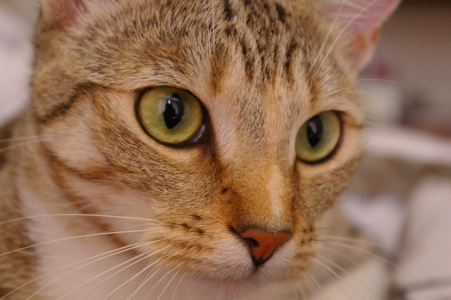
#> input picture skimage.data.chelsea(), 451 x 300 px
$ jupyter execute 0_color_and_exposure.ipynb   (shell and % lines are left out)
#> lines starting #> are read from the running program, lines starting #| are printed output that depends on the picture
### lectures/skdemo/_skdemo.py
from __future__ import division

import numpy as np
import matplotlib.pyplot as plt
from mpl_toolkits import axes_grid1 # For colorbars

from scipy.ndimage import grey_dilation

from skimage import img_as_float
from skimage import color
from skimage import exposure
from skimage.util.dtype import dtype_limits

from matplotlib.colors import NoNorm, BoundaryNorm, ListedColormap
from matplotlib import cm
from matplotlib.cm import ScalarMappable, get_cmap


__all__ = ['imshow_all', 'imshow_with_histogram', 'mean_filter_demo',
           'mean_filter_interactive_demo', 'plot_cdf', 'plot_histogram',
           'colorbars','add_colorbar','match_axes_height',
           'scatter_matrix', 'force_integer_ticks',
           'discrete_cmap', 'discrete_colorbar',
           'show_segmentation', 'show_features']


# Gray-scale images should actually be gray!
plt.rcParams['image.cmap'] = 'gray'


#--------------------------------------------------------------------------
#  Custom `imshow` functions
#--------------------------------------------------------------------------

# [17 lines left out: function imshow_rgb_shifted, not called in this run]


def imshow_all(*images, **kwargs):
    """ Plot a series of images side-by-side.

    Convert all images to float so that images have a common intensity range.

    Parameters
    ----------
    limits : str
        Control the intensity limits. By default, 'image' is used set the
        min/max intensities to the min/max of all images. Setting `limits` to
        'dtype' can also be used if you want to preserve the image exposure.
    titles : list of str
        Titles for subplots. If the length of titles is less than the number
        of images, empty strings are appended.
    kwargs : dict
        Additional keyword-arguments passed to `imshow`.
    """
    images = [img_as_float(img) for img in images]

    titles = kwargs.pop('titles', [])
    if len(titles) != len(images):
        titles = list(titles) + [''] * (len(images) - len(titles))

    limits = kwargs.pop('limits', 'image')
    if limits == 'image':
        kwargs.setdefault('vmin', min(img.min() for img in images))
        kwargs.setdefault('vmax', max(img.max() for img in images))
    elif limits == 'dtype':
        vmin, vmax = dtype_limits(images[0])
        kwargs.setdefault('vmin', vmin)
        kwargs.setdefault('vmax', vmax)

    nrows, ncols = kwargs.get('shape', (1, len(images)))

    size = nrows * kwargs.pop('size', 5)
    width = size * len(images)
    if nrows > 1:
        width /= nrows * 1.33
    fig, axes = plt.subplots(nrows=nrows, ncols=ncols, figsize=(width, size))
    for ax, img, label in zip(axes.ravel(), images, titles):
        ax.imshow(img, **kwargs)
        ax.set_title(label)


def imshow_with_histogram(image, xlim=None, **kwargs):
    """ Plot an image side-by-side with its histogram.

    - Plot the image next to the histogram
    - Plot each RGB channel separately (if input is color)
    - Automatically flatten channels
    - Select reasonable bins based on the image's dtype

    See `plot_histogram` for information on how the histogram is plotted.
    """
    width, height = plt.rcParams['figure.figsize']
    fig, (ax_image, ax_hist) = plt.subplots(ncols=2, figsize=(2*width, height))

    kwargs.setdefault('cmap', plt.cm.gray)
    ax_image.imshow(image, **kwargs)
    plot_histogram(image, ax=ax_hist, xlim=xlim)

    # pretty it up
    ax_image.set_axis_off()
    match_axes_height(ax_image, ax_hist)
    return ax_image, ax_hist


#--------------------------------------------------------------------------
#  Helper functions
#--------------------------------------------------------------------------

def add_colorbar(im, aspect=20, pad_fraction=0.5, **kwargs):
    """Add a vertical color bar to an image plot.

    See https://stackoverflow.com/a/33505522"""
    divider = axes_grid1.make_axes_locatable(im.axes)
    width = axes_grid1.axes_size.AxesY(im.axes, aspect=1./aspect)
    pad = axes_grid1.axes_size.Fraction(pad_fraction, width)
    current_ax = plt.gca()
    cax = divider.append_axes("right", size=width, pad=pad)
    plt.sca(current_ax)
    return im.axes.figure.colorbar(im, cax=cax, **kwargs)

def colorbars(axes=None, fig=None, return_handles=False,
              aspect=20, pad_fraction=0.5, **kwargs):
    """
    Add colorbars to all axes that contain an image
    `axes`: axes to which colorbars will be added
            Axes object, list of Axes or array of Axes
    `fig`: if `axes` is None, figure from which to extract axes
         if both `axes` and `fig` are None, apply to current figure
    `return_handles`: if True, returns a list of Colorbar objects
    `aspect`: aspect ratio of the colorbar (default 20)
    `pad_fraction`: space between image and colorbar (default 0.5)
    `**kwargs`: other parameters passed to `plt.colorbar`
    """
    if (axes is None):
        if (fig is None):
            fig = plt.gcf()
        axes=fig.axes
    if (type(axes) is list or type(axes) is np.ndarray):
        cbars=[]
        for ax in axes:
            cb = colorbars(ax, return_handles=True,
                           aspect=aspect, pad_fraction=pad_fraction,
                           **kwargs)
            cbars.extend(cb)
    else:
        imgs=axes.images
        if (len(imgs)>0):
            #return [plt.colorbar(imgs[0],ax=axes)] # Use first image from the axes
            cbars=[add_colorbar(imgs[0],aspect=aspect, pad_fraction=pad_fraction, **kwargs)]
        else:
            cbars=[]
    if return_handles:
        return cbars
    else:
        return

def match_axes_height(ax_src, ax_dst):
    """ Match the axes height of two axes objects.

    The height of `ax_dst` is synced to that of `ax_src`.
    """
    # HACK: plot geometry isn't set until the plot is drawn
    plt.draw()
    dst = ax_dst.get_position()
    src = ax_src.get_position()
    ax_dst.set_position([dst.xmin, src.ymin, dst.width, src.height])


def plot_cdf(image, ax=None, xlim=None):
    img_cdf, bins = exposure.cumulative_distribution(image)
    ax.plot(bins, img_cdf, 'r')
    ax.set_ylabel("Fraction of pixels below intensity")
    if (xlim is None):
        if (image.dtype=='uint8'):
            ax.set_xlim(0,255)
    else:
        ax.set_xlim(xlim[0],xlim[1])


def plot_histogram(image, ax=None, xlim=None, **kwargs):
    """ Plot the histogram of an image (gray-scale or RGB) on `ax`.

    Calculate histogram using `skimage.exposure.histogram` and plot as filled
    line. If an image has a 3rd dimension, assume it's RGB and plot each
    channel separately.
    """
    ax = ax if ax is not None else plt.gca()


    if image.ndim == 2:
        _plot_histogram(ax, image, color='black', **kwargs)
    elif image.ndim == 3:
        # `channel` is the red, green, or blue channel of the image.
        for channel, channel_color in zip(iter_channels(image), 'rgb'):
            _plot_histogram(ax, channel, color=channel_color, **kwargs)

    if (xlim is None):
        if (image.dtype=='uint8'):
            ax.set_xlim(0,255)
    else:
        ax.set_xlim(xlim[0],xlim[1])


def _plot_histogram(ax, image, alpha=0.3, **kwargs):
    # Use skimage's histogram function which has nice defaults for
    # integer and float images.
    hist, bin_centers = exposure.histogram(image)
    ax.fill_between(bin_centers, hist, alpha=alpha, **kwargs)
    ax.set_xlabel('intensity')
    ax.set_ylabel('# pixels')


def iter_channels(color_image):
    """Yield color channels of an image."""
    # Roll array-axis so that we iterate over the color channels of an image.
    for channel in np.rollaxis(color_image, -1):
        yield channel


#--------------------------------------------------------------------------
#  Convolution Demo
#--------------------------------------------------------------------------

# [58 lines left out: functions mean_filter_demo, mean_filter_interactive_demo, iter_kernel, iter_pixels, bounded_slice, not called in this run]

#-------------------------------------------------------------------------
# Classification demo
#-------------------------------------------------------------------------

from matplotlib.colors import Normalize, colorConverter

# [209 lines left out: functions discrete_cmap, discrete_colorbar, scatter_matrix, show_segmentation, show_features, force_integer_ticks, not called in this run]


### lectures/0_color_and_exposure.ipynb
# Color and exposure

__Outline:__
- Basic image manipulation
- Histograms
- Color spaces

As discussed earlier, images are just numpy arrays. The numbers in those arrays correspond to the intensity of each pixel (or, in the case of a color image, the intensity of a specific color). To manipulate these, `scikit-image` provides the `color` and `exposure` modules.

[cell 1]
# Basic imports for Numpy and Matplotlib
from __future__ import division, print_function
import numpy as np
import matplotlib.pyplot as plt

from skimage import data
import skdemo

## Intro

Recall that color images are arrays with pixel rows and columns as the first two dimensions (just like a gray-scale image), plus a 3rd dimension that describes the RGB color channels.

[cell 2]
color_image = data.chelsea()
#> color_image is the input picture: shape (300, 451, 3); mean R, G, B 147.7, 111.4, 86.8

print(color_image.shape)
#| (300, 451, 3)
plt.imshow(color_image);

## Basic image manipulation

### Slicing and indexing

Since images are just arrays, we can manipulate them as we would any other array.

Let's say we want to plot just the red channel of the color image above. We know that the red channel is the first channel of the 3rd image-dimension. Since Python is zero-indexed, we can write the following:

[cell 3]
red_channel = color_image[:, :, 0]  # or color_image[..., 0]
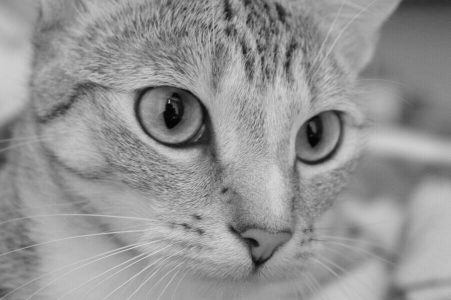
#> red_channel: shape (300, 451); min 2, max 215, mean 147.7

But when we plot the red channel...

[cell 4]
plt.imshow(red_channel, cmap='gray');

Obviously that's not red at all. The reason is that there's nothing to tell us that this array is supposed to be red: It's just a 2D array with a height, width, and intensity value---and no color information.

The green channel is usually closest to the grey-scale version of the image.  Note that converting to grayscale cannot simply be done by taking the mean of the three channels, since the eye is more sensitive to green than to red than to blue.  For that purpose, use ``skimage.color.rgb2gray``, which weighs each channel appropriately.

[cell 5]
red_channel.shape

---

### <span class="exercize">Exercise: three colours</span>

Consider the following image:

[cell 6]
from skimage import io
color_image = io.imread('../images/balloon.jpg')
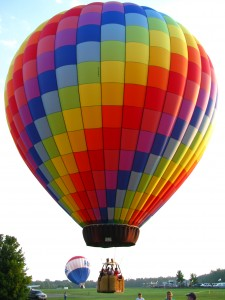
#> input picture images/balloon.jpg, 225 x 300 px
#> color_image is the input picture: shape (300, 225, 3); mean R, G, B 170.1, 140.5, 129.3
plt.imshow(color_image);

Split this image up into its three components, red, green and blue, and display each separately.

HINT: To display multiple images, we provide you with a small utility library called ``skdemo``:

```python
import skdemo
skdemo.imshow_all(image0, image1, image2, ...)
```

[cell 7]
import skdemo

# Uncomment and press <TAB> to see available functions in `skdemo`
#skdemo.  # <TAB>

[cell 8]
# This code is just a template to get you started.
red_image = np.ones((1,1)) # TODO: replace with your code
green_image = np.ones((1,1)) # TODO
blue_image = np.ones((1,1)) # TODO

skdemo.imshow_all(color_image, red_image, green_image, blue_image)

Or, simply use ``matplotlib.subplots``:

[cell 9]
fig, axes = plt.subplots(1, 4, figsize=(10,2))
axes[0].imshow(color_image)
axes[1].imshow(green_image)
# etc...

---

### Combining color-slices with row/column-slices

In the examples above, we just manipulate the last axis of the array (i.e. the color channel). As with any NumPy array, however, slicing can be applied to each axis:

[cell 10]
color_patches = color_image.copy()
# Remove green (1) & blue (2) from top-left corner.
color_patches[:100, :100, 1:] = 0
# Remove red (0) & blue (2) from bottom-right corner.
color_patches[-100:, -100:, (0, 2)] = 0
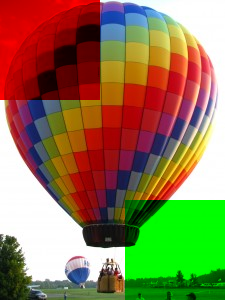
#> color_patches: shape (300, 225, 3); mean R, G, B 140.1, 121.8, 79.7
plt.imshow(color_patches);

## Histograms

Histograms are a quick way to get a feel for the global statistics of the image intensity. For example, they can tell you where to set a threshold or how to adjust the contrast of an image.

That didn't work as expected. How would you fix the call above to make it work correctly?
(Hint: that's a 2-D array, ``numpy.ravel``)

### Histograms of images

For this section, we're going to use a custom plotting function that adds a few tweaks to pretty-it-up:
* Plot the image next to the histogram
* Plot each RGB channel separately
* Automatically flatten channels
* Select reasonable bins based on the image's `dtype`

[cell 11]
# Uncomment to see help on `imshow_with_histogram`
#skdemo.imshow_with_histogram?

Using this function, let's look at the histogram of a grayscale image:

[cell 12]
image = data.camera()
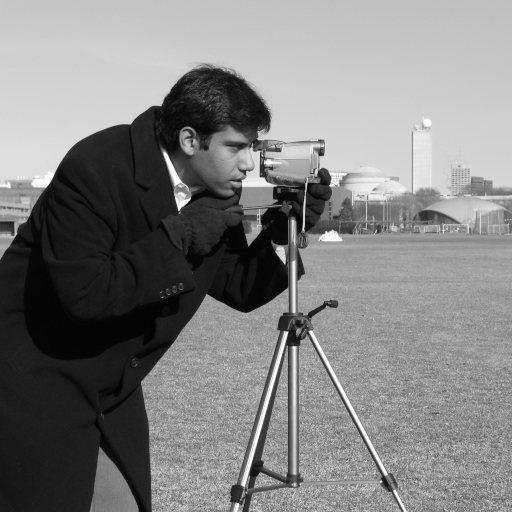
#> input picture skimage.data.camera(), 512 x 512 px
#> image is the input picture: shape (512, 512); min 0, max 255, mean 129.1
skdemo.imshow_with_histogram(image);
#> in _plot_histogram, `hist, bin_centers = exposure.histogram(image)`: hist = 256 values, max 4957 at index 27, min 1 at index 0, mean 1024; bin_centers = 256 values from 0 to 255

An image histogram shows the number of pixels at each intensity value (or range of intensity values, if values are binned). Low-intensity values are closer to black, and high-intensity values are closer to white.

Notice that there's a large peak at an intensity of about 10: This peak corresponds with the man's nearly black coat. The peak around the middle of the histogram is due to the predominantly gray tone of the image.

Now let's look at our color image:

[cell 13]
cat = data.chelsea()
skdemo.imshow_with_histogram(cat, xlim=[0,255]);
#> the loop in plot_histogram (call 2), `for channel, channel_color in zip(iter_channels(image), 'rgb'):` made 3 passes
#> channel_color on passes 1 to 3: 'r', 'g', 'b'

### Compute and plot histograms using core packages

How is it done with core functions ? Simplest is to use matplotlib `hist` with a flattened representation given by `ravel`:

[cell 14]
# Uncomment to see help on the following functions
#np.ravel?
#plt.hist?

[cell 15]
image = cat[...,1]  # Extract channel G
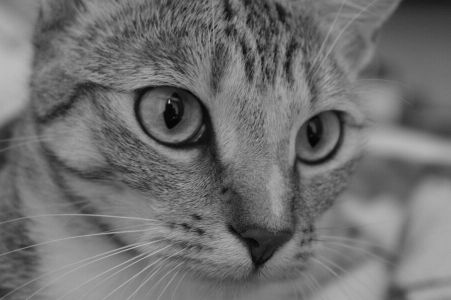
#> image: shape (300, 451); min 4, max 189, mean 111.4
print("image.shape           =",image.shape, "  image.size =",image.size)
#| image.shape           = (300, 451)   image.size = 135300
print("np.ravel(image).shape =",np.ravel(image).shape)
#| np.ravel(image).shape = (135300,)
vals, bins, _ = plt.hist(np.ravel(image), color='g')
#> vals = [1242, 2685, 4996, 10112, 21176, 29019, 32189, 19770, 11931, 2180]; bins = [4, 22.5, 41, 59.5, 78, 96.5, 115, 133.5, 152, 170.5, 189]
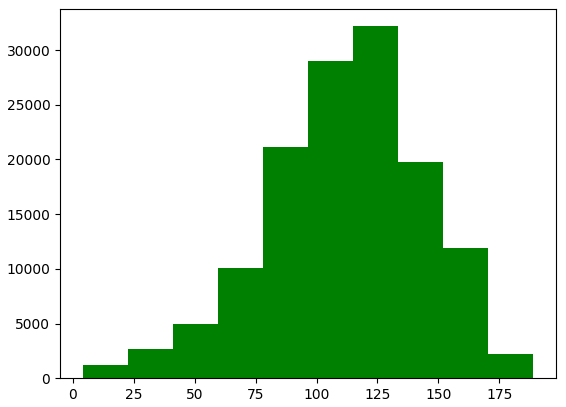
#> figure drawn by matplotlib, 1 panel; tallest bar 32189 high, from x = 115 to 133.5

But this just plots, and does not give us access to the histogram values directly to plot it in a different way

For more flexibility in the plotting, need to do in 2 steps:
- first compute the values of the histogram (`exposure.histogram`)
- then plot these values using `plt.plot` or `plt.bar`:

[cell 16]
from skimage import exposure

# Uncomment to see help for `histogram`
#exposure.histogram?

[cell 17]
hist, bin_centers = exposure.histogram(image)
#> hist = 186 values, max 1855 at index 112, min 1 at index 185, mean 727.4; bin_centers = 186 values from 4 to 189

fig, axes = plt.subplots(1,2, figsize=(12,3))
axes[0].plot(bin_centers, hist, 'g')
bin_step=bin_centers[1]-bin_centers[0]
#> bin_step = 1
axes[1].bar(bin_centers, hist, width=bin_step, color='g')

As you can see, the intensity for each RGB channel is plotted separately. Unlike the previous histogram, these histograms almost look like Gaussian distributions that are shifted. This reflects the fact that intensity changes are relatively gradual in this picture: There aren't very many uniform instensity regions in this image.

**Note:** While RGB histograms are pretty, they are often not very intuitive or useful, since a high red value is very different when combined with *low* green/blue values (the result will tend toward red) vs *high* green and blue values (the result will tend toward white).

### Histograms and contrast

Enhancing the contrast of an image allow us to more easily identify features in an image, both by eye and by detection algorithms.

Let's take another look at the gray-scale image from earlier:

[cell 18]
from skimage import img_as_float, img_as_ubyte
image = data.camera()
axi,axh = skdemo.imshow_with_histogram(image);

Notice the intensity values at the bottom. Since the image has a `dtype` of `uint8`, the values go from 0 to 255. Though you can see some pixels tail off toward 255, you can clearly see in the histogram, and in the image, that we're not using the high-intensity limits very well.

Based on the histogram values, you might want to take all the pixels values that are more than about 180 in the image, and make them pure white (i.e. an intensity of 255). While we're at it, values less than about 10 can be set to pure black (i.e. 0). We can do this easily using `rescale_intensity`, from the `exposure` subpackage.

[cell 19]
from skimage import exposure
high_contrast = exposure.rescale_intensity(image, in_range=(10, 180))
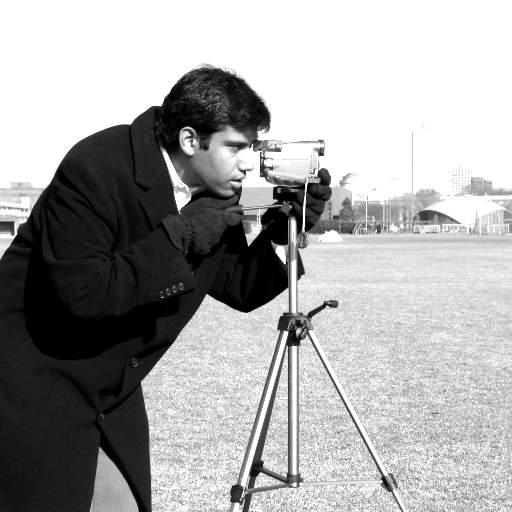
#> high_contrast: shape (512, 512); min 0, max 255, mean 166.6

[cell 20]
skdemo.imshow_with_histogram(high_contrast,xlim=[-5,260]);
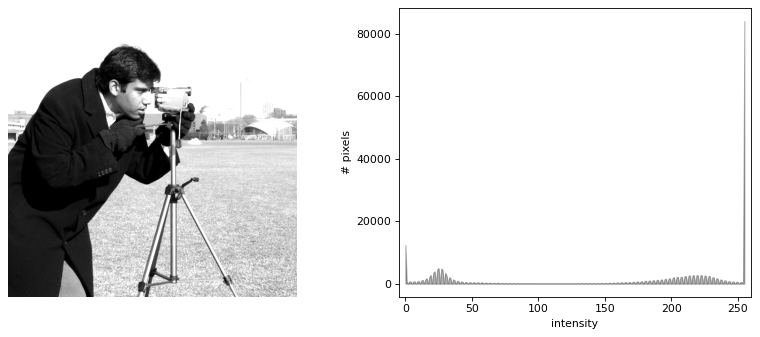
#> figure drawn by matplotlib, 2 panels

The contrast is visibly higher in the image, and the histogram is noticeably stretched. The sharp peak on the right is due to all the pixels greater than 180 (in the original image) that were piled into a single bin (i.e. 255).

[cell 21]
# Uncomment to see help on `rescale_intensity`
#exposure.rescale_intensity?

Parameters for `rescale_intensity`:
* `in_range`: The min and max intensity values desired in the input image. Values below/above these limits will be clipped.
* `out_range`: The min and max intensity values of the output image. Pixels matching the limits from `in_range` will be rescaled to these limits. Everything in between gets linearly interpolated.

### Histogram equalization

In the previous example, the grayscale values (10, 180) were set to (0, 255), and everything in between was linearly interpolated. There are other strategies for contrast enhancement that try to be a bit more intelligent---notably histogram equalization.

Let's first look at the cumulative distribution function (CDF) of the image intensities.

[cell 22]
ax_image, ax_hist = skdemo.imshow_with_histogram(image)
skdemo.plot_cdf(image, ax=ax_hist.twinx())
#> in plot_cdf, `img_cdf, bins = exposure.cumulative_distribution(image)`: img_cdf = 256 values from 3.81e-06 to 1; bins = 256 values from 0 to 255

For each intensity value, the CDF gives the fraction of pixels *below* that intensity value.

One measure of contrast is how evenly distributed intensity values are: The dark coat might contrast sharply with the background, but the tight distribution of pixels in the dark coat mean that details in the coat are hidden.

To enhance contrast, we could *spread out intensities* that are tightly distributed and *combine intensities* which are used by only a few pixels.

This redistribution is exactly what histogram equalization does. And the CDF is important because a perfectly uniform distribution gives a CDF that's a straight line. We can use `equalize_hist` from the `exposure` package to produce an equalized image:

[cell 23]
equalized = exposure.equalize_hist(image)
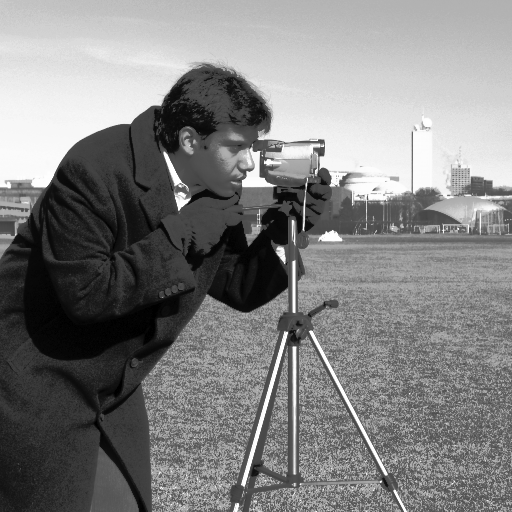
#> equalized: shape (512, 512) float64; min 3.81e-06, max 1, mean 0.504

[cell 24]
ax_image, ax_hist = skdemo.imshow_with_histogram(equalized)
skdemo.plot_cdf(equalized, ax=ax_hist.twinx())
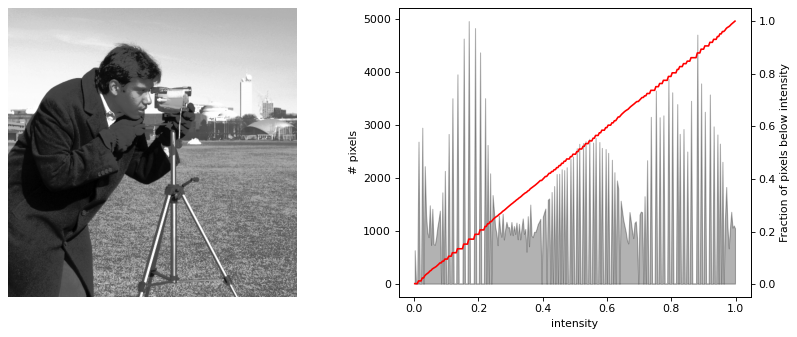
#> figure drawn by matplotlib, 3 panels; panel 3: curve peaks at x = 0.998, y = 1
#> (the rest of the program and of its run is left out)
